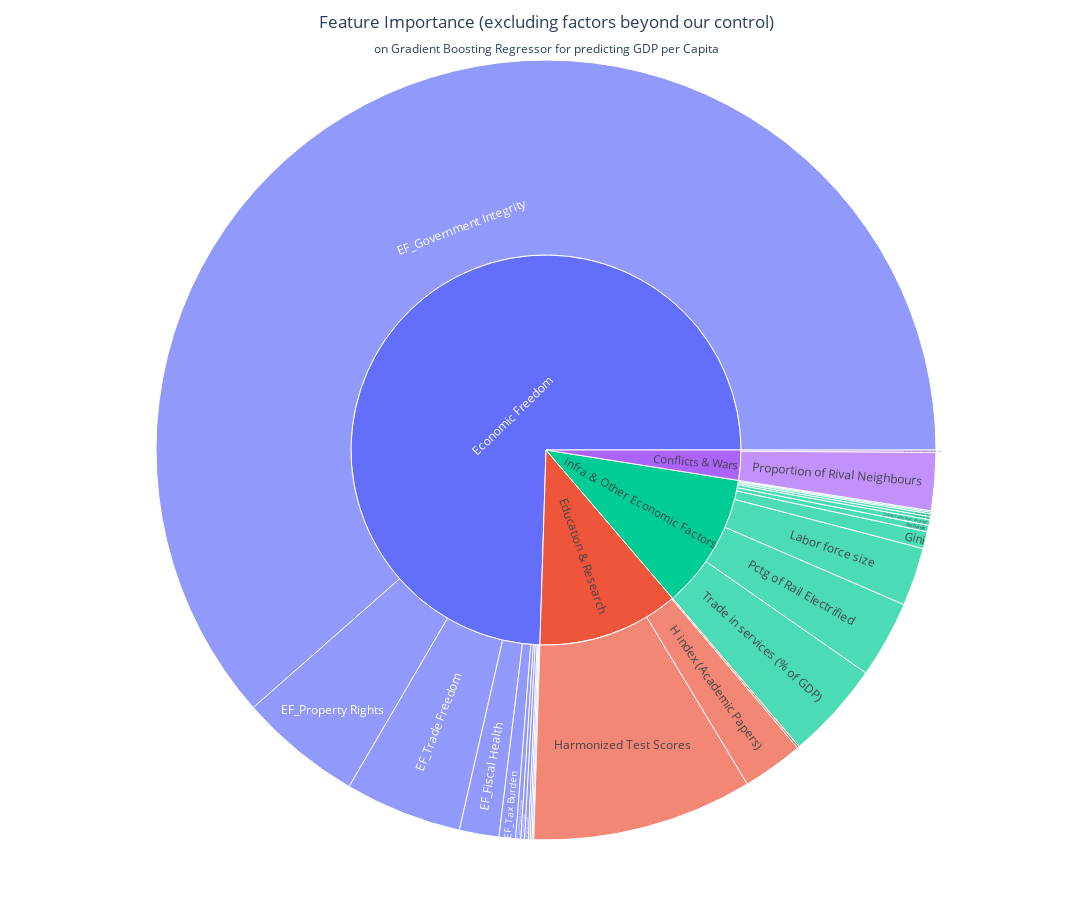

Source (notebook cell):
### Code cell
# Define the list of feature groups to be dropped
groups_to_drop = ['geoPolitical', 'Religion', 'Neighbour Quality']
top_features_filtered = feature_importance_df[~feature_importance_df['Feature Group'].isin(groups_to_drop)]

plotSunBurst(
    top_features_filtered,
    f"Feature Importance (excluding factors beyond our control)<br><sub>on Gradient Boosting Regressor for predicting GDP per Capita</sub>")

### Figure 1 — Plotly figure (JSON) as saved in the notebook; plotly's stock layout.template omitted (floating-point values rounded to 4 significant figures)
{"data": [{"branchvalues": "total", "domain": {"x": [0, 1], "y": [0, 1]}, "hovertemplate": "labels=%{label}<br>Relative Importance=%{value}<br>parent=%{parent}<br>id=%{id}<extra></extra>", "ids": ["Conflicts & Wars/Amount of Major Conflicts_Since 1900", "Infra & Other Economic Factors/Amount of Ports", "Infra & Other Economic Factors/Death rates from disasters", "Economic Freedom/EF_Business Freedom", "Economic Freedom/EF_Financial Freedom", "Economic Freedom/EF_Fiscal Health", "Economic Freedom/EF_Government Integrity", "Economic Freedom/EF_Government Spending", "Economic Freedom/EF_Investment Freedom", "Economic Freedom/EF_Judicial Effectiveness", "Economic Freedom/EF_Labor Freedom", "Economic Freedom/EF_Monetary Freedom", "Economic Freedom/EF_Property Rights", "Economic Freedom/EF_Tax Burden", "Economic Freedom/EF_Trade Freedom", "Infra & Other Economic Factors/Gini", "Education & Research/H index (Academic Papers)", "Education & Research/Harmonized Test Scores", "Infra & Other Economic Factors/Inflation CPI", "Infra & Other Economic Factors/Labor force size", "Infra & Other Economic Factors/Pctg of Rail Electrified", "Conflicts & Wars/Proportion of Rival Neighbours", "Education & Research/Qualified Labor Force pct", "Infra & Other Economic Factors/Rail Density", "Infra & Other Economic Factors/Real interest rate", "Infra & Other Economic Factors/Trade (% of GDP)", "Infra & Other Economic Factors/Trade in services (% of GDP)", "Conflicts & Wars", "Economic Freedom", "Education & Research", "Infra & Other Economic Factors"], "labels": ["Amount of Major Conflicts_Since 1900", "Amount of Ports", "Death rates from disasters", "EF_Business Freedom", "EF_Financial Freedom", "EF_Fiscal Health", "EF_Government Integrity", "EF_Government Spending", "EF_Investment Freedom", "EF_Judicial Effectiveness", "EF_Labor Freedom", "EF_Monetary Freedom", "EF_Property Rights", "EF_Tax Burden", "EF_Trade Freedom", "Gini", "H index (Academic Papers)", "Harmonized Test Scores", "Inflation CPI", "Labor force size", "Pctg of Rail Electrified", "Proportion of Rival Neighbours", "Qualified Labor Force pct", "Rail Density", "Real interest rate", "Trade (% of GDP)", "Trade in services (% of GDP)", "Conflicts & Wars", "Economic Freedom", "Education & Research", "Infra & Other Economic Factors"], "name": "", "parents": ["Conflicts & Wars", "Infra & Other Economic Factors", "Infra & Other Economic Factors", "Economic Freedom", "Economic Freedom", "Economic Freedom", "Economic Freedom", "Economic Freedom", "Economic Freedom", "Economic Freedom", "Economic Freedom", "Economic Freedom", "Economic Freedom", "Economic Freedom", "Economic Freedom", "Infra & Other Economic Factors", "Education & Research", "Education & Research", "Infra & Other Economic Factors", "Infra & Other Economic Factors", "Infra & Other Economic Factors", "Conflicts & Wars", "Education & Research", "Infra & Other Economic Factors", "Infra & Other Economic Factors", "Infra & Other Economic Factors", "Infra & Other Economic Factors", "", "", "", ""], "type": "sunburst", "values": [0.0009501, 0.001141, 0.002332, 0.001499, 0.0006998, 0.01641, 0.6148, 0.002103, 0.00157, 0.0008124, 0.0001347, 0.000594, 0.05091, 0.006856, 0.04857, 0.007022, 0.02527, 0.09133, 0.0005822, 0.02421, 0.03199, 0.02399, 0.0008461, 0.002709, 0.0006724, 0.001289, 0.04067, 0.02494, 0.745, 0.1174, 0.1126]}], "layout": {"height": 920, "legend": {"tracegroupgap": 0}, "margin": {"t": 60}, "title": {"text": "Feature Importance (excluding factors beyond our control)<br><sub>on Gradient Boosting Regressor for predicting GDP per Capita</sub>", "x": 0.5, "xanchor": "center", "y": 0.97, "yanchor": "top"}, "width": 1270}}
